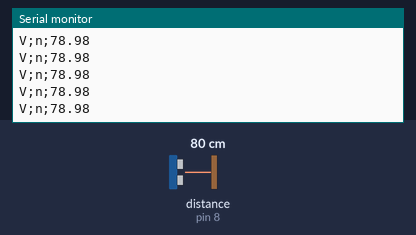
The sketch below on a simulated Arduino Uno, built with avr-gcc and run on an emulated ATmega328P. Shown: the last lines printed to the serial monitor. Wiring (inferred from the names in the program): ultrasonic range finder: trigger pin 9; echo pin 8. Inputs (shaded band) come from the test bench; at power-on: distance to the obstacle (sensor on pin 8) 80 cm. The echo pulse lasts 58.3 µs per cm.

Above: at 1.2 s.
1.3 s: distance to the obstacle (sensor on pin 8) set to 4 cm
At 2.2 s:
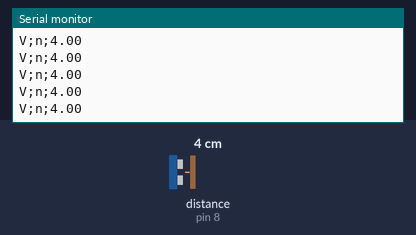
2.8 s: distance to the obstacle (sensor on pin 8) set to 2 cm
At 3.4 s:
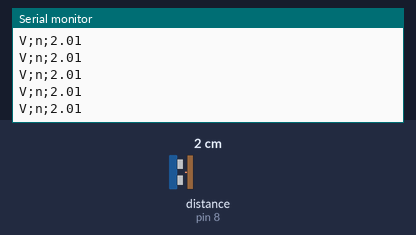
Timing chart, 0 to 5.8 s (numbered marks = the images above; inputs shaded):
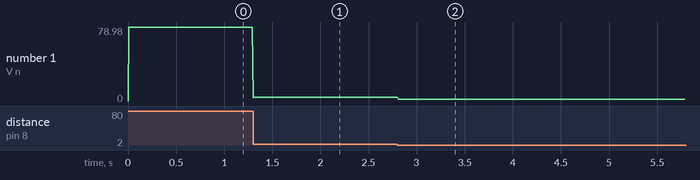

The sketch:

CPT_ULTRASONICO-cel.ino
```cpp
//Sensor ultrasonico CPT
const int trigPin = 9;
const int echoPin = 8;
float lastdistance, distance, duration;


//NEW PROTOCOL - for phone

void setup() {
Serial.begin (115200);
pinMode(trigPin, OUTPUT);
pinMode(echoPin, INPUT);
lastdistance = 0.0;
Serial.println();
Serial.println("V;n;0");
}


void loop() {


//PRIMERO
digitalWrite(trigPin, LOW); // Added this line
delayMicroseconds(2); // Added this line

digitalWrite(trigPin, HIGH);
delayMicroseconds(10); // Added this line
digitalWrite(trigPin, LOW);

duration = pulseIn(echoPin, HIGH, 10000);
distance = (duration * 0.034) / 2.0;
Serial.print("V;n;");

if (distance > 90 || distance < 2){
Serial.println(lastdistance);
}
else {
Serial.println(distance);
lastdistance = distance;
}
delay(10);
}
```

Measured:
- after the input at 1.3 s, the serial monitor: prints a new line at once (image 1)
- after the input at 2.8 s, the serial monitor: prints a new line at once (image 2)
- plotted number 1: 78.98 → 4 after the input at 1.3 s, 4 → 2.01 after the input at 2.8 s
